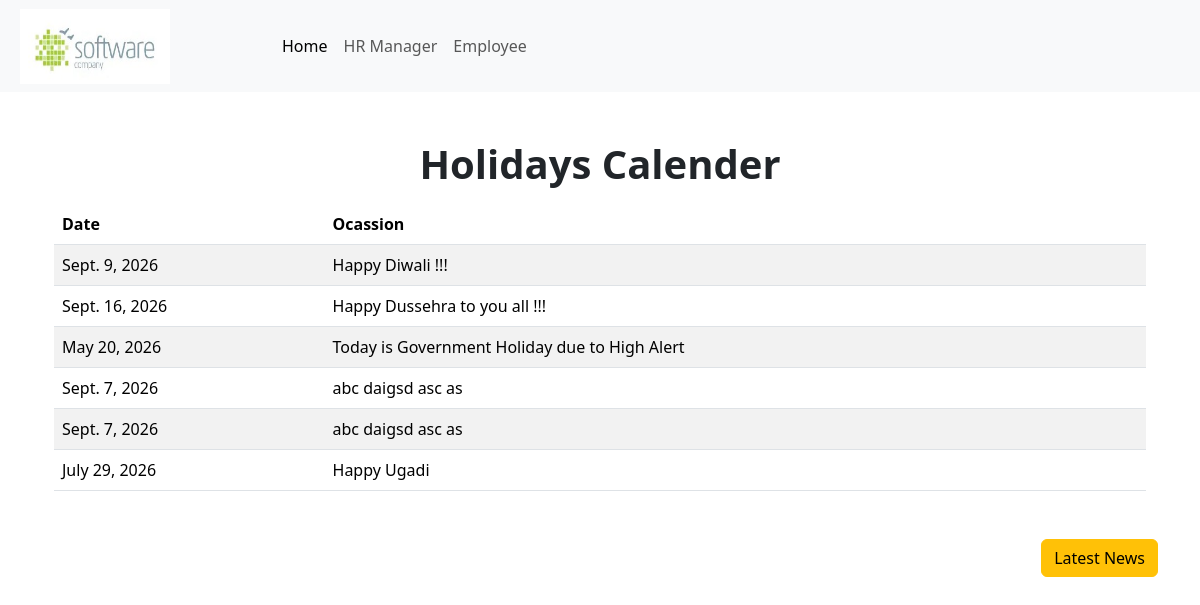
Screenshot of /holidays/ with the database file from the repository.
### empmngt/models.py (models this page shows)
class Calender(models.Model):
    Date = models.DateField()
    Occasion = models.TextField(max_length=1000)

### empmngt/views.py (the view)
# urls.py: path('holidays/', views.holidays),
def holidays(request):
    data = Calender.objects.all()
    return render(request, 'empmngt/holidays.html', {'d': data})

### empmngt/middle.py (called while the page is built)
    def __call__(self, request):
        response = self.get_response(request)
        if response.status_code == 404:
            return render(request, 'empmngt/technical_issue.html', status=404)
        return response

### templates/empmngt/holidays.html
{% extends "empmngt/navbar.html" %}
{% load static %}
{% block nav_block %}
<section class='container'>
<h1 class='text-center fw-bold mt-5'>Holidays Calender</h1>
<div class='container mt-3'>
    <table class='table table-striped'>
        <thead>
            <tr>
                <th>Date</th>
                <th>Ocassion</th>
            </tr>
        </thead>
        <tbody>
            {%for i in d %}
            <tr>
                <td>{{i.Date}}</td>
                <td>{{i.Occasion}}</td>
            </tr>
            {%endfor%}
        </tbody>
    </table>
</div>
<div class='text-end my-5'>
<a href='/news'><button class='btn btn-warning'>Latest News</button></a>
</div>
</section>
{%endblock%}

### rows the page displays
Calender: Date "Sept. 9, 2026", Occasion "Happy Diwali !!!"
Calender: Date "Sept. 16, 2026", Occasion "Happy Dussehra to you all !!!"
Calender: Date "May 20, 2026", Occasion "Today is Government Holiday due to High Alert"
Calender: Date "Sept. 7, 2026", Occasion "abc daigsd asc as"
Calender: Date "Sept. 7, 2026", Occasion "abc daigsd asc as"
Calender: Date "July 29, 2026", Occasion "Happy Ugadi"
